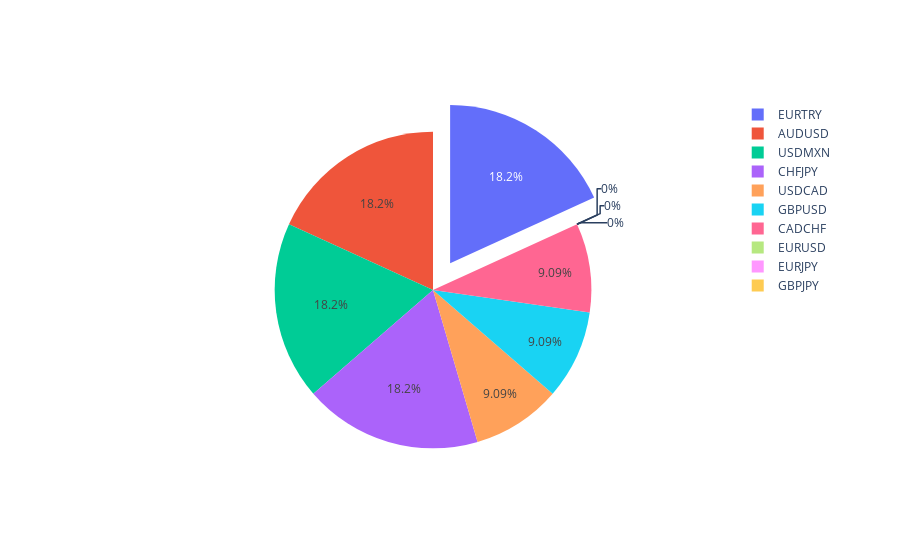

The notebook cell this image was saved under:
### Markdown cell above
### Aranzazú

### Code cell
vs.grafica_1(dta.mta)

### Figure 1 — Plotly figure (JSON) as saved in the notebook; plotly's stock layout.template omitted (floating-point values rounded to 4 significant figures)
{"data": [{"labels": ["EURUSD", "USDCAD", "GBPUSD", "EURTRY", "CADCHF", "EURJPY", "AUDUSD", "USDMXN", "GBPJPY", "CHFJPY"], "pull": [0, 0, 0, 0.2, 0, 0, 0, 0, 0, 0], "type": "pie", "values": [0, 50, 50, 100, 50, 0, 100, 100, 0, 100]}], "layout": {}}
